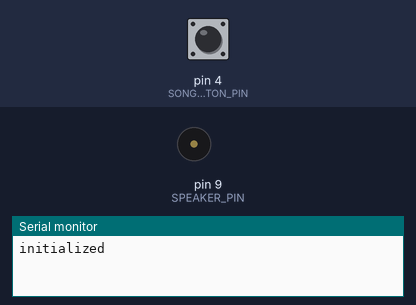
Recording of a sketch running on a simulated Arduino Uno, built with avr-gcc and run on an emulated ATmega328P. On the bench: buzzer (waves = sounding), the last lines printed to the serial monitor. Inputs (shaded band) come from the test bench; at power-on: pin 4 (SONG_BUTTON_PIN) HIGH.

Above: at 1.2 s.
1.3 s: pin 4 (SONG_BUTTON_PIN) pulled LOW for 1 s
At 2.35 s:
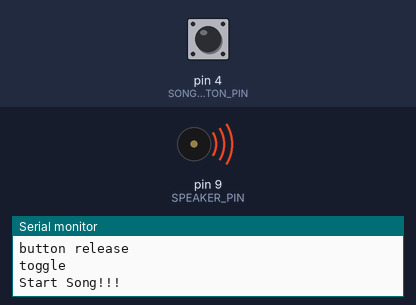
Timing chart, 0 to 10.3 s (numbered marks = the images above; inputs shaded):
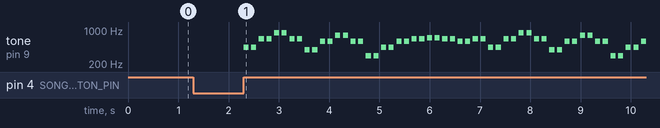

Measured:
- after the input at 1.3 s, tone on pin 9 (SPEAKER_PIN): plays 440 Hz for 0.10 s, 440 Hz for 0.10 s, 659 Hz for 0.10 s, 659 Hz for 0.10 s, 880 Hz for 0.10 s, 880 Hz for 0.10 s … (53 notes in this stretch), starting after 1.0 s

The sketch:

uno_song.ino
```cpp
/* Uno song demo */

#define SONG_BUTTON_PIN 4
#define SPEAKER_PIN     9

bool     song_playing = false;
uint32_t song_start_ms;
uint32_t song_next_note_ms;
int      song_current_note_index;

/*==============================================
 * Song Defines
 *=============================================*/
#define NOTE_REST 0
#define NOTE_D3  147
#define NOTE_C4  262
#define NOTE_Db4 277
#define NOTE_D4  294
#define NOTE_Eb4 311
#define NOTE_E4  330
#define NOTE_F4  340
#define NOTE_Gb4 370
#define NOTE_G4  392
#define NOTE_Ab4 413
#define NOTE_A4  440
#define NOTE_Bb4 466
#define NOTE_B4  493
#define NOTE_C5  523
#define NOTE_Db5 554
#define NOTE_D5  587
#define NOTE_Eb5 622
#define NOTE_E5  659
#define NOTE_F5  698
#define NOTE_Gb5 739
#define NOTE_G5  783
#define NOTE_Ab5 830
#define NOTE_A5  880
#define NOTE_Bb5 932
#define NOTE_B5  987
#define NOTE_C6  1046
#define NOTE_Db6 1109

typedef struct
{
  int freq;
  int duration_ms;
} note_type;

typedef struct
{
  note_type *notes;
  int        num_notes;
} song_type;

note_type scale[]=
{
  {NOTE_C5, 1000},
  {NOTE_D5, 1000},
  {NOTE_E5, 1000},
  {NOTE_F5, 1000},
  {NOTE_G5, 1000},
  {NOTE_A5, 1000},
  {NOTE_B5, 1000},
  {NOTE_C6, 1000}
};

note_type groove[]=
{
  {NOTE_Ab4, 300},
  {NOTE_REST, 100},
  {NOTE_Gb5, 200},
  {NOTE_Eb5, 200},
  {NOTE_Ab5, 200},
  {NOTE_Gb5, 200},
  {NOTE_Eb5, 200},
  {NOTE_Db5, 200},
  {NOTE_REST,200},
  {NOTE_B5,  200},
  {NOTE_Ab5, 200},
  {NOTE_Db6, 200},
  {NOTE_B5,  200},
  {NOTE_Ab5, 200},
  {NOTE_Gb5, 200},
  {NOTE_Ab5, 200}
};

note_type temple[] =
{
  {NOTE_A4, 100},
  {NOTE_REST,50},
  {NOTE_A4, 100},
  {NOTE_REST,50},
  {NOTE_E5, 100},
  {NOTE_REST,50},
  {NOTE_E5, 100},
  {NOTE_REST,50},
  {NOTE_A5, 100},
  {NOTE_REST,50},
  {NOTE_A5, 100},
  {NOTE_REST,50},
  {NOTE_E5, 100},
  {NOTE_REST,50},
  {NOTE_E5, 100},
  {NOTE_REST,50},
  {NOTE_G4, 100},
  {NOTE_REST,50},
  {NOTE_G4, 100},
  {NOTE_REST,50},
  {NOTE_D5, 100},
  {NOTE_REST,50},
  {NOTE_D5, 100},
  {NOTE_REST,50},
  {NOTE_G5, 100},
  {NOTE_REST,50},
  {NOTE_G5, 100},
  {NOTE_REST,50},
  {NOTE_D5, 100},
  {NOTE_REST,50},
  {NOTE_D5, 100},
  {NOTE_REST,50},
  {NOTE_D4, 100},
  {NOTE_REST,50},
  {NOTE_D4, 100},
  {NOTE_REST,50},
  {NOTE_A4, 100},
  {NOTE_REST,50},
  {NOTE_A4, 100},
  {NOTE_REST,50},
  {NOTE_D5, 100},
  {NOTE_REST,50},
  {NOTE_D5, 100},
  {NOTE_REST,50},
  {NOTE_E5, 100},
  {NOTE_REST,50},
  {NOTE_E5, 100},
  {NOTE_REST,50},
  {NOTE_F5, 100},
  {NOTE_REST,50},
  {NOTE_F5, 100},
  {NOTE_REST,50},
  {NOTE_E5, 100},
  {NOTE_REST,50},
  {NOTE_E5, 100},
  {NOTE_REST,50},
  {NOTE_D5, 100},
  {NOTE_REST,50},
  {NOTE_D5, 100},
  {NOTE_REST,50},
  {NOTE_E5, 100},
  {NOTE_REST,50},
  {NOTE_E5, 100},
  {NOTE_REST,50}
};

note_type just_beep[] =
{
  {NOTE_E5,   700},
  {NOTE_REST, 300}
};

song_type groove_song={groove, sizeof(groove)/sizeof(note_type)};
song_type temple_song={temple, sizeof(temple)/sizeof(note_type)};
song_type scale_song={scale, 8};
song_type just_beep_song={just_beep, sizeof(just_beep)/sizeof(note_type)};
song_type alarm_song;

song_type all_songs[]=
{
  groove_song,
  temple_song,
  scale_song,
  just_beep_song
};

int num_songs = sizeof(all_songs)/sizeof(song_type);

song_type song = temple_song;

uint32_t song_button_press_ms = 0;
int      last_song_button_state = 1;
#define SONG_BUTTON_PRESS_TIME 500

void start_song( void )
{
  note_type first_note;

  Serial.println("Start Song!!!");
  song_playing = true;

  song_start_ms = millis();

  // play the first note
  first_note = song.notes[0];
  if (first_note.freq == NOTE_REST)
  {
    noTone(SPEAKER_PIN);
  }
  else
  {
    tone(SPEAKER_PIN,first_note.freq);
  }

  // mark when the next note should start.
  song_next_note_ms = song_start_ms + first_note.duration_ms;

  // check for special case:  one note song.
  if (song.num_notes == 1) song_current_note_index = 0;
  else song_current_note_index = 1;
}

void stop_song( void )
{
  noTone(SPEAKER_PIN);
  song_playing = false;
}

void play_song( void )
{
  uint32_t current_time;
  note_type  note;

  current_time = millis();

  // is it time to play the next note?
  if (current_time > song_next_note_ms)
  {
    note = song.notes[song_current_note_index];
    if (note.freq == NOTE_REST)
    {
      noTone(SPEAKER_PIN);
    }
    else
    {
      tone(SPEAKER_PIN,note.freq);
    }

    // set up for the next note
    song_next_note_ms = current_time + note.duration_ms;
    song_current_note_index++;
    if (song_current_note_index == song.num_notes)
    {
      song_current_note_index = 0;
    }
  }
}

void check_for_song_toggle(void)
{
  int current_song_button_state;
  int current_ms;

  current_ms = millis();

  current_song_button_state = digitalRead(SONG_BUTTON_PIN);
  if (current_song_button_state == 0)
  {
    /* if the button was just pressed, mark the time when it was pressed */
    if (last_song_button_state == 1)
    {
      Serial.print("Song button pressed.  Time: ");
      Serial.println(current_ms);
      song_button_press_ms = current_ms;
    }
  }
  else
  {
    if (last_song_button_state == 0)
    {
      /* if the button was released, see if it was down long enough to warrant
       *  a toggle
       */
      Serial.println("button release");

      if (current_ms > song_button_press_ms + SONG_BUTTON_PRESS_TIME)
      {
        Serial.println("toggle");

        /* toggle the song */
        if (song_playing)
        {
          stop_song();
        }
        else
        {
          start_song();
        }
      }
    }
  }

  last_song_button_state = current_song_button_state;
}

void setup (void)
{
  pinMode(SPEAKER_PIN, OUTPUT);
  pinMode(SONG_BUTTON_PIN, INPUT_PULLUP);

  Serial.begin(9600);

  Serial.println("initialized");
}

void loop (void)
{

  check_for_song_toggle();
  if (song_playing)
  {
    play_song();
  }

}
```
